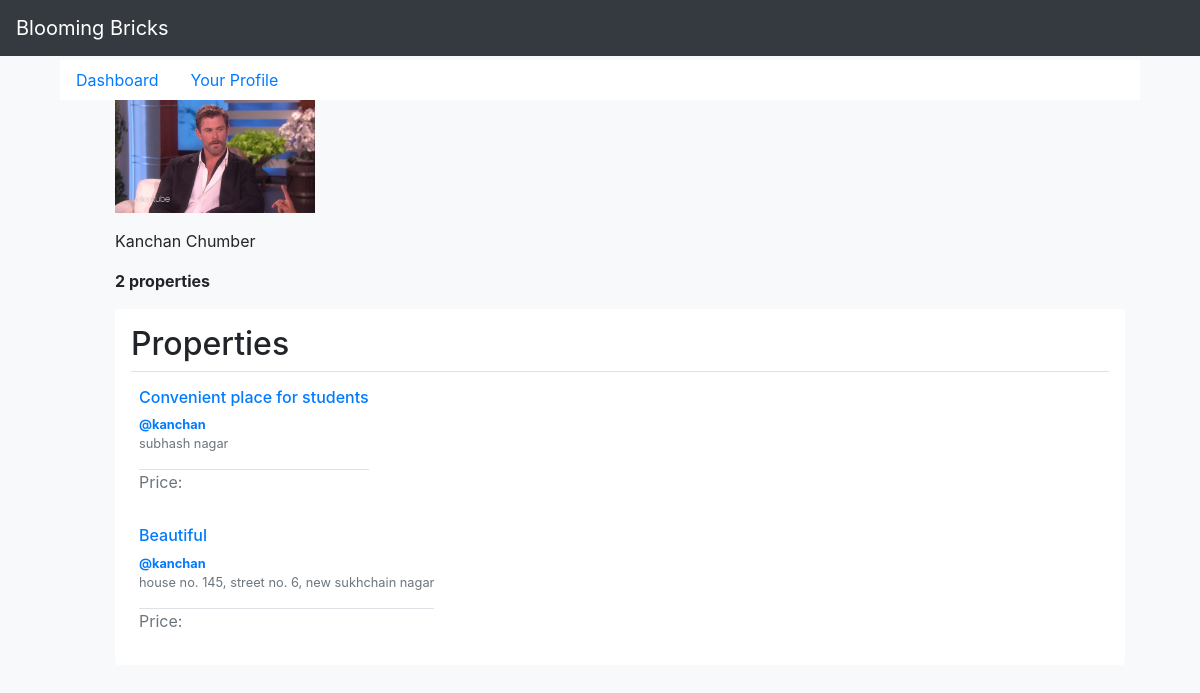
Page /bbricks/profile/kanchan/ on the earlier database version.
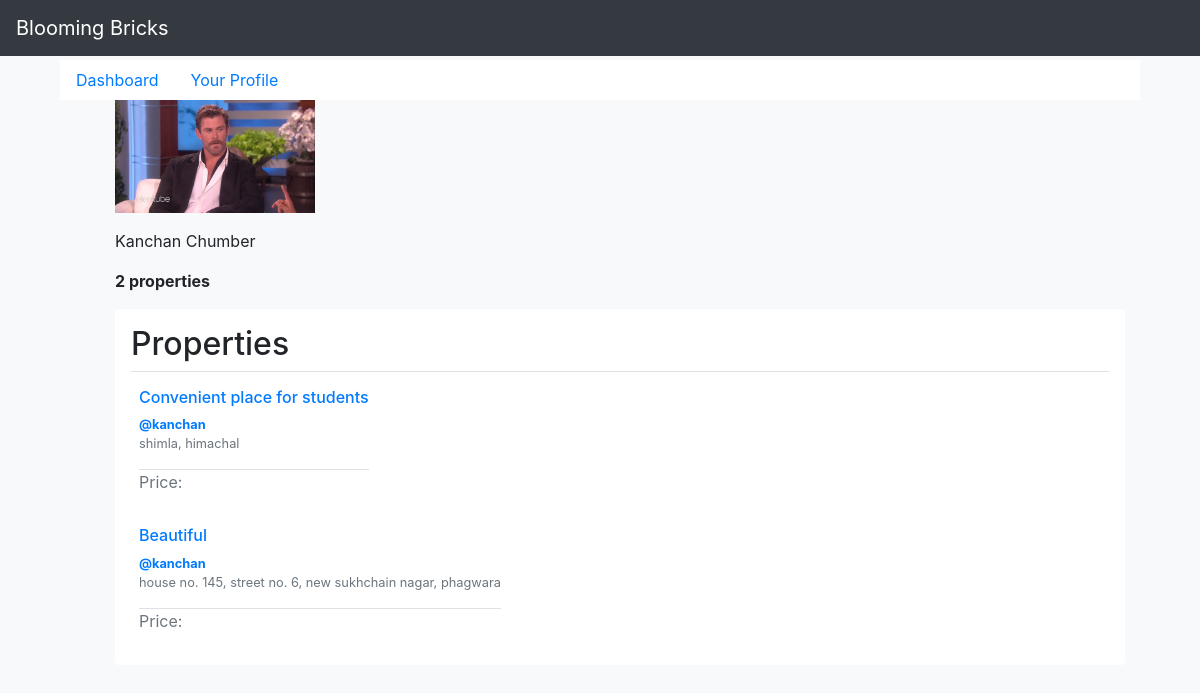
Same page on the later database version.
### bbricks/models.py (models this page shows, shortened)
class Property(models.Model):
    seller = models.ForeignKey(UserProfile, on_delete=models.CASCADE)
    type = models.CharField(max_length=50, choices=[('Apartment', 'Apartment'), ('Land', 'Land'),
                                                    ('Independent House', 'Independent House')])
    posted_for = models.CharField(max_length=50, choices=[('Sale', 'Sale'), ('Rent', 'Rent'),
                                                          ('Paying Guest', 'Paying Guest')])
    posted_by = models.CharField(max_length=10, choices=[('Owner', 'Owner'), ('Dealer', 'Dealer'),
                                                         ('Builder', 'Builder')])
    project_name = models.CharField(max_length=50)
    locality = models.CharField(max_length=50)
    city = models.ForeignKey(City, on_delete=models.CASCADE)
    state = models.ForeignKey(State, on_delete=models.CASCADE)
    address = models.CharField(max_length=200)
    area = models.IntegerField()
    units = models.CharField(max_length=50, choices=[('Marla', 'Marla'), ('Acres', 'Acres'), ('Sq.Ft.', 'Sq.Ft.')])
    description = models.CharField(max_length=500)

### bbricks/views.py (the view)
# urls.py: url(r'^profile/(?P<username>\w+)/$', views.profile),
def profile(request, username):
    user = User.objects.get(username=username)
    return render_to_response('bbricks/profile.html', {'user': user,
                                                       'properties': user.userprofile.property_set.all()})

### bbricks/templates/bbricks/profile.html (shortened to what this page needs)
{% extends 'bbricks/base.html' %}
{% block sidebar %}
            <a class="nav-link" href="/bbricks/loggedin/">Your Profile</a>
{% endblock %}
{% block content %}
    <ul>
    <p><img src="/static/assets/{{ user.userprofile.photo }}" width="200" /></p>
    <p>{{ user.first_name }} {{ user.last_name }}</p>
        <b>{{ user.userprofile.property_set.count }} properties</b>
        <div class="my-3 p-3 bg-white rounded box-shadow">
        <h2 class="border-bottom border-gray pb-2 mb-0">Properties</h2>
             {% if properties.count > 0 %}
                    {% for property in properties %}
                    <div class="media text-muted pt-3">
                        <div>
                            <h6><a href="/bbricks/get/{{ property.id }}/">{{ property.description }}</a></h6>
                            <p class="media-body pb-3 mb-0 small lh-125 border-bottom border-gray">
                  <a href="/bbricks/profile/{{ user.username }}"><strong class="d-block text-gray-dark">@{{ user.username }}</strong></a>
                                {{ property.address|lower|truncatewords:"10" }}
                            </p>
                            <p>Price: {{ property.price }}</p>
                        </div>
                    </div>
                 {% endfor %}
                {% else %}
                    <p>None to show!</p>
                {% endif %}
        </div>
    </ul>
{% endblock %}

Differences in the rows shown:
changed Property "Convenient place for students": address "subhash nagar" → "shimla, himachal"
changed Property "Beautiful": address "house no. 145, street no. 6, new sukhchain nagar" → "house no. 145, street no. 6, new sukhchain nagar, phagwara"
